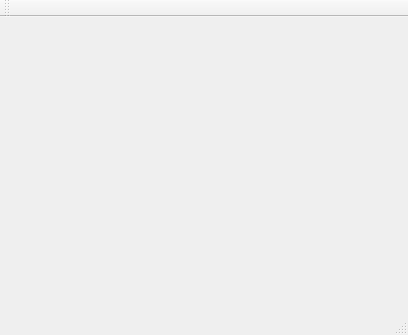
<?xml version="1.0" encoding="UTF-8"?>
<ui version="4.0">
 <class>MainWindow</class>
 <widget class="QMainWindow" name="MainWindow">
  <property name="geometry">
   <rect>
    <x>0</x>
    <y>0</y>
    <width>408</width>
    <height>335</height>
   </rect>
  </property>
  <property name="windowTitle">
   <string>MainWindow</string>
  </property>
  <widget class="QWidget" name="centralWidget">
   <widget class="QLabel" name="label">
    <property name="geometry">
     <rect>
      <x>110</x>
      <y>100</y>
      <width>191</width>
      <height>38</height>
     </rect>
    </property>
    <property name="font">
     <font>
      <pointsize>25</pointsize>
     </font>
    </property>
    <property name="text">
     <string/>
    </property>
   </widget>
  </widget>
  <widget class="QMenuBar" name="menuBar">
   <property name="geometry">
    <rect>
     <x>0</x>
     <y>0</y>
     <width>408</width>
     <height>19</height>
    </rect>
   </property>
  </widget>
  <widget class="QToolBar" name="mainToolBar">
   <attribute name="toolBarArea">
    <enum>TopToolBarArea</enum>
   </attribute>
   <attribute name="toolBarBreak">
    <bool>false</bool>
   </attribute>
  </widget>
  <widget class="QStatusBar" name="statusBar"/>
 </widget>
 <layoutdefault spacing="6" margin="11"/>
 <resources/>
 <connections/>
</ui>
